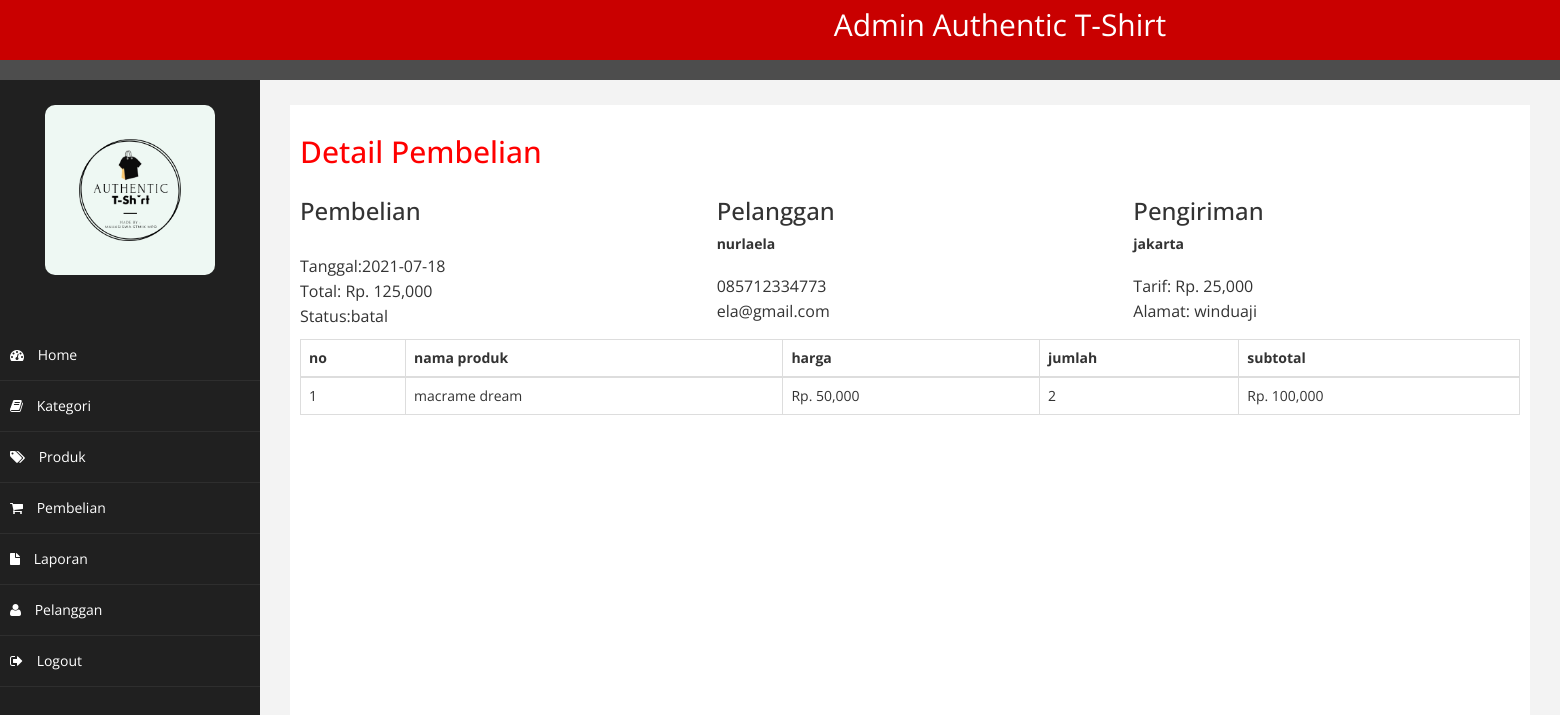
Page /admin/index.php?halaman=detail&id=32 (signed in) on the committed database.
### tables this page shows
CREATE TABLE `pembelian` (
  `id_pembelian` int(11) NOT NULL,
  `id_pelanggan` int(11) NOT NULL,
  `id_ongkir` int(11) NOT NULL,
  `tanggal_pembelian` date NOT NULL,
  `total_pembelian` int(11) NOT NULL,
  `nama_kota` varchar(100) NOT NULL,
  `tarif` int(11) NOT NULL,
  `alamat_pengiriman` text NOT NULL,
  `status_pembelian` varchar(100) NOT NULL DEFAULT 'pending',
  `resi_pengiriman` varchar(50) NOT NULL
);

CREATE TABLE `pelanggan` (
  `id_pelanggan` int(11) NOT NULL,
  `email_pelanggan` varchar(100) NOT NULL,
  `password_pelanggan` varchar(50) NOT NULL,
  `nama_pelanggan` varchar(100) NOT NULL,
  `telepon_pelanggan` varchar(25) NOT NULL,
  `alamat_pelanggan` text NOT NULL
);

CREATE TABLE `pembelian_produk` (
  `id_pembelian_produk` int(11) NOT NULL,
  `id_pembelian` int(11) NOT NULL,
  `id_produk` int(11) NOT NULL,
  `jumlah` int(11) NOT NULL,
  `nama` varchar(100) NOT NULL,
  `harga` int(11) NOT NULL,
  `berat` int(11) NOT NULL,
  `subberat` int(11) NOT NULL,
  `subharga` int(11) NOT NULL
);

CREATE TABLE `produk` (
  `id_produk` int(11) NOT NULL,
  `id_kategori` int(5) NOT NULL,
  `nama_produk` varchar(100) NOT NULL,
  `harga_produk` int(11) NOT NULL,
  `berat_produk` int(11) NOT NULL,
  `foto_produk` varchar(100) NOT NULL,
  `deskripsi_produk` text NOT NULL,
  `stok_produk` int(5) NOT NULL
);

### admin/detail.php (the view)
<h2>Detail Pembelian</h2>
<?php
$ambil=$koneksi->query("SELECT * FROM pembelian JOIN pelanggan
	ON pembelian.id_pelanggan=pelanggan.id_pelanggan
	WHERE pembelian.id_pembelian='$_GET[id]'");
$detail=$ambil->fetch_assoc();
?>
<div class="row">
	<div class="col-md-4">
		<h3>Pembelian</h3>
	<p>
		Tanggal:<?php echo $detail['tanggal_pembelian']; ?> <br>
		Total: Rp. <?php echo number_format($detail['total_pembelian']); ?><br>
		Status:<?php echo $detail["status_pembelian"];?>
	</p>
	</div>
	<div class="col-md-4">
		<h3>Pelanggan</h3>
		<strong><?php echo $detail['nama_pelanggan'];?> </strong><br>
	<p>
		<?php echo $detail['telepon_pelanggan']; ?> <br>
		<?php echo $detail['email_pelanggan'];?>
	</p>
	</div>
	<div class="col-md-4">
		<h3>Pengiriman</h3>
		<strong><?php echo $detail["nama_kota"]; ?></strong>
		<p>
			Tarif: Rp. <?php echo number_format($detail["tarif"]);?><br>
			Alamat: <?php echo $detail ["alamat_pengiriman"];?>
		</p>
	</div>
</div>
<table class="table table-bordered">
	<thead>
	 <tr>
	 	<th>no</th>
	 	<th>nama produk</th>
	 	<th>harga</th>
	 	<th>jumlah</th>
	 	<th>subtotal</th>
	 </tr>
	</thead>
	<tbody>
		<?php $nomor=1; ?>
		<?php $ambil=$koneksi->query("SELECT * FROM pembelian_produk JOIN produk ON
			pembelian_produk.id_produk=produk.id_produk
			WHERE pembelian_produk.id_pembelian='$_GET[id]'"); ?>
		<?php while($pecah=$ambil->fetch_assoc()){ ?>
		<tr>
			<td><?php echo $nomor; ?></td>
			<td><?php echo $pecah['nama_produk']; ?></td>
			<td>Rp. <?php echo number_format($pecah['harga_produk']); ?></td>
			<td><?php echo $pecah['jumlah']; ?></td>
			<td>
				Rp. <?php echo number_format($pecah['harga_produk']*$pecah['jumlah']); ?>
			</td>
		</tr>
		<?php $nomor++; ?>
		<?php } ?>
	</tbody>
</table>

### admin/assets/css/custom.css (style rules this page uses)
body { font-family: 'Open Sans', sans-serif; }
h2 { color: #f00; }
p { font-size:16px; line-height:25px; padding-top:20px; }

### rows in the picture
pembelian: tanggal_pembelian "2021-07-18", total_pembelian "125,000", status_pembelian "batal", id_pelanggan.nama_pelanggan "nurlaela", id_pelanggan.telepon_pelanggan "085712334773", id_pelanggan.email_pelanggan "ela@gmail.com", nama_kota "jakarta", tarif "25,000", alamat_pengiriman "winduaji"
pembelian_produk: id_produk.nama_produk "macrame dream", id_produk.harga_produk "50,000", jumlah "2", $pecah['harga_produk']*$pecah['jumlah'] "100,000"
